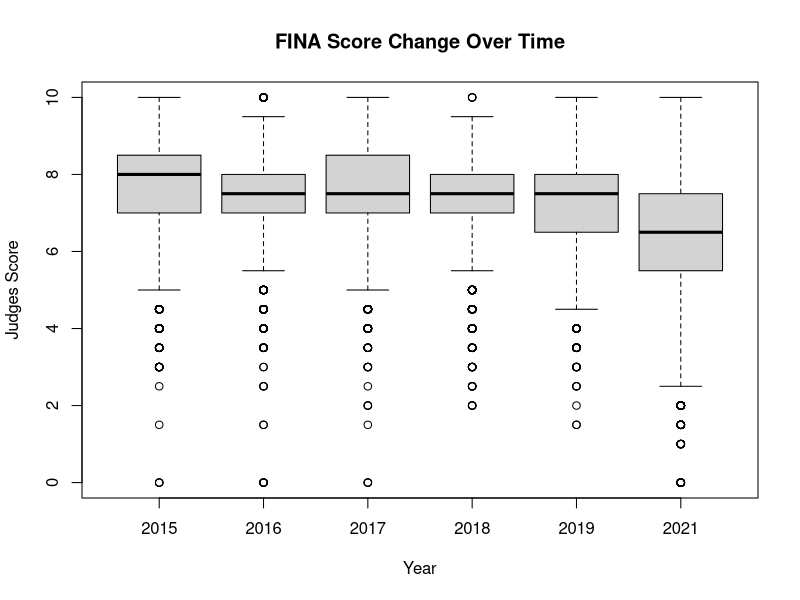

Generate this figure with R: (Note: this script raises an error after producing the figure.)
## ---- chunk 1
rm(list = ls())
## ---- chunk 2
combined <- read.csv("all_combined.csv", as.is = T)
boxplot(judges_score~year,data=combined, main="FINA Score Change Over Time",
   xlab="Year", ylab="Judges Score")
## ---- chunk 3
summary(combined)
hist(combined$Score)
## ---- chunk 4
for (j in unique(combined$judge_name)) {
  hist(combined$Score[combined$judge_name == j], 
       main=paste(j, unique(combined$jcountry[combined$judge_name == j])), 
       xlab="Score", 
       ylab="Frequency")
}
## ---- chunk 5
for (j in unique(combined$gender)) {
  hist(combined$Score[combined$gender == j],
       main=j,
       xlab="Score",
       ylab="Frequency")
}
## ---- chunk 6
#interestingly the distribution is pretty even
for (j in unique(combined$level)) {
  hist(combined$Score[combined$level == j],
       main=j,
       xlab="Score",
       ylab="Frequency")
}
## ---- chunk 7
hist(combined$Score[combined$NAT == "CHN"],
       main="CHN",
       xlab="Score",
       ylab="Frequency")

hist(combined$Score[combined$NAT == "USA"], 
       main="USA",
       xlab="Score",
       ylab="Frequency")
## ---- chunk 8
sum(combined$jcountry == combined$NAT) / nrow(combined)
## ---- chunk 9
female_judges <- (combined$gender == "Female")
female_athletes <- grepl("women", combined$event)
sum(female_judges == female_athletes) / nrow(combined)
